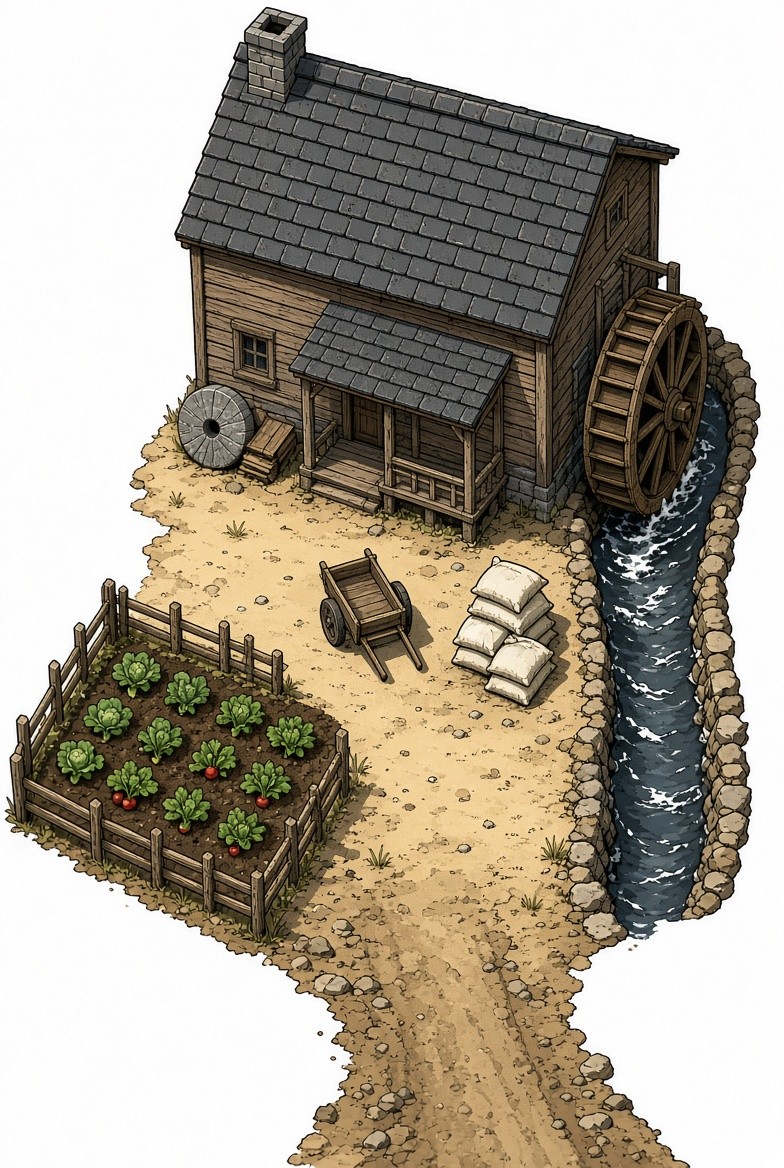
#> input picture klapperkiste/assets/karte/objekte/roh/muehle.jpg, 784 x 1168 px
$ python wasser_muehle.py
#> lines starting #> are read from the running program, lines starting #| are printed output that depends on the picture
### klapperkiste/tools/boden.py
"""Boden-Texturen für die Karte nahtlos machen und als Probe zeigen.

Bildgeneratoren liefern „nahtlose“ Texturen oft schon als 2 × 2-Wiederholung
oder mit leichten Kanten. Das Werkzeug findet die Wiederholung, schneidet genau
eine Kachel heraus, blendet die Ränder weich über (damit sich die Kachel ohne
Kante wiederholt) und rechnet sie auf den Kartenmaßstab um (32 px pro Meter).

Aufruf:
  python klapperkiste/tools/boden.py kachel EINGABE NAME [--meter 8] [--ohne-erde]
  python klapperkiste/tools/boden.py probe NAME [ausgabe.png]
  python klapperkiste/tools/boden.py flaeche gras_ruhig gras --ausgabe probe.png [--meter 32]

Ergebnis: assets/karte/boden/NAME.png
"""

from __future__ import annotations

import argparse
import json
import os
import random
import sys

from PIL import Image, ImageChops, ImageDraw, ImageEnhance, ImageFilter, ImageMath, ImageStat

ROOT = os.path.abspath(os.path.join(os.path.dirname(__file__), ".."))
BODEN_DIR = os.path.join(ROOT, "assets", "karte", "boden")
PX_PRO_M = 32
UEBERGANG = 0.08  # Anteil der Kachel, über den die Ränder ineinander geblendet werden


# [42 lines left out: functions eigenschaften, periode, ausgleichen, not called in this run]


def nahtlos(kachel: Image.Image, anteil: float = UEBERGANG) -> Image.Image:
    """Blendet gegenüberliegende Ränder ineinander, damit die Kachel ohne Kante wiederholt."""
    w, h = kachel.size
    verschoben = ImageChops.offset(kachel, w // 2, h // 2)
    maske = Image.new("L", (w, h), 0)
    d = ImageDraw.Draw(maske)
    rx, ry = int(w * anteil), int(h * anteil)
    for i in range(rx):  # weiche senkrechte Naht in der Mitte (dort liegt jetzt die alte Kante)
        wert = int(255 * (1 - abs(i - rx / 2) / (rx / 2)))
        d.line((w // 2 - rx // 2 + i, 0, w // 2 - rx // 2 + i, h), fill=wert)
    for i in range(ry):
        wert = int(255 * (1 - abs(i - ry / 2) / (ry / 2)))
        d.line((0, h // 2 - ry // 2 + i, w, h // 2 - ry // 2 + i), fill=max(wert, 0))
    gemischt = Image.composite(kachel, verschoben, maske)
    return ImageChops.offset(gemischt, -(w // 2), -(h // 2))


# [12 lines left out: function erde_weg, not called in this run]


def kachel(eingabe: str, name: str, meter: float, ohne_erde: bool = False, wiederholung: int = 0,
           ausgleich: bool = False, saettigung: float = 1.0, helligkeit: float = 1.0) -> str:
    bild = Image.open(eingabe).convert("RGB")
    px, py = (wiederholung, wiederholung) if wiederholung else (periode(bild, "x"), periode(bild, "y"))
    teil = nahtlos(bild.crop((0, 0, px, py)), 0.25 if ausgleich else UEBERGANG)
    if ausgleich:
        teil = ausgleichen(teil)
    teil = ImageEnhance.Brightness(ImageEnhance.Color(teil).enhance(saettigung)).enhance(helligkeit)
    if px != py:  # nicht quadratisch: durch Aneinanderlegen quadratisch machen
        seite = max(px, py)
        quadrat = Image.new("RGB", (seite, seite))
        for y in range(0, seite, py):
            for x in range(0, seite, px):
                quadrat.paste(teil, (x, y))
        teil = quadrat
    if ohne_erde:
        for v in ((97, 61), (-131, 83), (53, -149)):
            teil = erde_weg(teil, v)
    ziel_px = round(meter * PX_PRO_M)
    teil = teil.resize((ziel_px, ziel_px), Image.LANCZOS)
    os.makedirs(BODEN_DIR, exist_ok=True)
    pfad = os.path.join(BODEN_DIR, f"{name}.png")
    teil.save(pfad)
    print(f"{os.path.relpath(pfad)}: Wiederholung {px}×{py} px im Bild, Kachel {ziel_px} px = {meter:g} m")
    return pfad


# [113 lines left out: functions probe, _kachelflaeche, _stempeln, _rauschen, flaeche, main, not called in this run]


# [2 lines that do not run on import are left out]

### klapperkiste/tools/einmalig/wasser_muehle.py
"""Einmalige Bearbeitung: Wasser-Textur aus dem Mühlgraben der Mühle (von oben).

Das Wasser im Mühlgraben (dunkles Blau mit weißen Schaumkronen) wirkt echter als die
alte Wasser-Kachel. Der Graben ist schmal: Viele kleine, rund ausgeblendete Stücke daraus
werden zufällig (über die Ränder hinweg) auf eine Kachel gestempelt, dann macht boden.py
daraus die Kachel für See und Mühlbach.

Aufruf:
  python klapperkiste/tools/einmalig/wasser_muehle.py
"""

from __future__ import annotations

import os
import random
import sys

from PIL import Image, ImageOps

sys.path.insert(0, os.path.join(os.path.dirname(__file__), ".."))
import boden  # noqa: E402

ROOT = os.path.abspath(os.path.join(os.path.dirname(__file__), "..", ".."))
ROH = os.path.join(ROOT, "assets", "karte", "objekte", "roh", "muehle.jpg")
ZIEL_ROH = os.path.join(ROOT, "assets", "karte", "boden", "roh", "wasser_muehle.png")
QUELLE = (632, 590, 668, 870)    # sauberes Wasser in der Mitte des Grabens (ohne Ufersteine und Rad)
SEITE, STUECK, ANZAHL = 240, 34, 420


def main() -> int:
    roh = Image.open(ROH).convert("RGB")
#> roh is the input picture: PIL image 784x1168 RGB; mean R, G, B 169, 160.4, 145.1
    x0, y0, x1, y1 = QUELLE
    quelle = roh.crop(QUELLE)
    # Schaum etwas dämpfen und das Ganze blauer machen (wie der Graben auf dem Bild wirkt)
    r, g, b = quelle.split()
    weich = lambda v: v if v < 120 else 120 + (v - 120) * 0.55  # noqa: E731
    quelle = Image.merge("RGB", (r.point(lambda v: weich(v) * 0.82), g.point(lambda v: weich(v) * 0.95),
                                 b.point(lambda v: min(255, weich(v) * 1.15))))
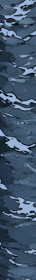
#> quelle: PIL image 36x280 RGB; mean R, G, B 64.5, 84.9, 107.5
    grund = quelle.resize((1, 1), Image.LANCZOS).getpixel((0, 0))
#> grund = (65, 86, 108)
    flaeche = Image.new("RGB", (SEITE, SEITE), grund)
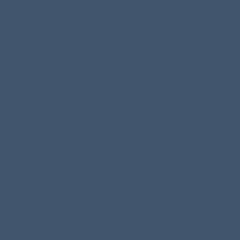
#> flaeche: PIL image 240x240 RGB; mean R, G, B 65, 86, 108
    # weiche, runde Maske für jedes Stück
    maske = Image.new("L", (STUECK, STUECK), 0)
#> maske: PIL image 34x34 L; every value is 0
    r = STUECK / 2
    for y in range(STUECK):
        for x in range(STUECK):
            d = ((x + 0.5 - r) ** 2 + (y + 0.5 - r) ** 2) ** 0.5 / r
            maske.putpixel((x, y), round(255 * max(0.0, min(1.0, (1 - d) / 0.45))))
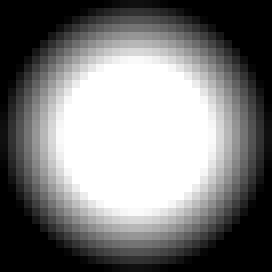
#> maske: PIL image 34x34 L (shown 8 times larger); min 0, max 255, mean 123.7
    rnd = random.Random(5)
    for _ in range(ANZAHL):
        qx, qy = rnd.randint(0, quelle.width - STUECK), rnd.randint(0, quelle.height - STUECK)
        s = quelle.crop((qx, qy, qx + STUECK, qy + STUECK))
        if rnd.random() < 0.5:
            s = ImageOps.mirror(s)
        zx, zy = rnd.randint(0, SEITE - 1), rnd.randint(0, SEITE - 1)
        for dx in (-SEITE, 0, SEITE):  # über die Ränder hinaus: Kachel wiederholt sich ohne Naht
            for dy in (-SEITE, 0, SEITE):
                flaeche.paste(s, (zx + dx - STUECK // 2, zy + dy - STUECK // 2), maske)
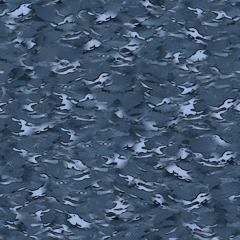
#> flaeche: PIL image 240x240 RGB; mean R, G, B 66.7, 87.7, 110.9
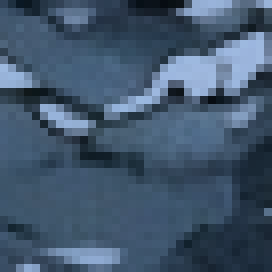
#> s: PIL image 34x34 RGB (shown 8 times larger); mean R, G, B 66, 86.7, 108.9
    flaeche.save(ZIEL_ROH)
    boden.kachel(ZIEL_ROH, "wasser", 11, wiederholung=SEITE, saettigung=1.3)
#> in kachel, `px, py = (wiederholung, wiederholung) if wiederholung else (periode(bi..`: px = 240
#> in nahtlos, `maske = Image.new("L", (w, h), 0)`: maske: PIL image 240x240 L; every value is 0
#> in nahtlos, `gemischt = Image.composite(kachel, verschoben, maske)`:
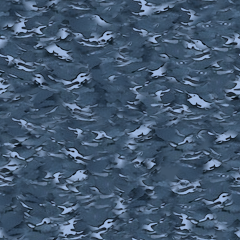
#> gemischt: PIL image 240x240 RGB; mean R, G, B 67, 88, 111.2
#> in kachel, `teil = teil.resize((ziel_px, ziel_px), Image.LANCZOS)`:
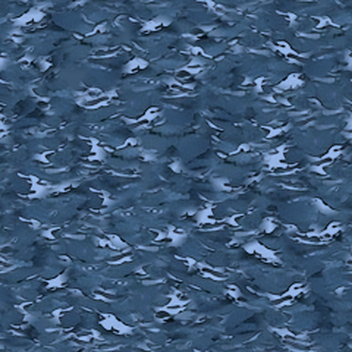
#> teil: PIL image 352x352 RGB; mean R, G, B 61.4, 88.6, 118.8
#| ../../assets/karte/boden/wasser.png: Wiederholung 240×240 px im Bild, Kachel 352 px = 11 m
    return 0


if __name__ == "__main__":
    sys.exit(main())
#> (the program exits here)

$ run again, with klapperkiste/assets/karte/objekte/roh/dorfhaus_1.jpg copied over klapperkiste/assets/karte/objekte/roh/muehle.jpg
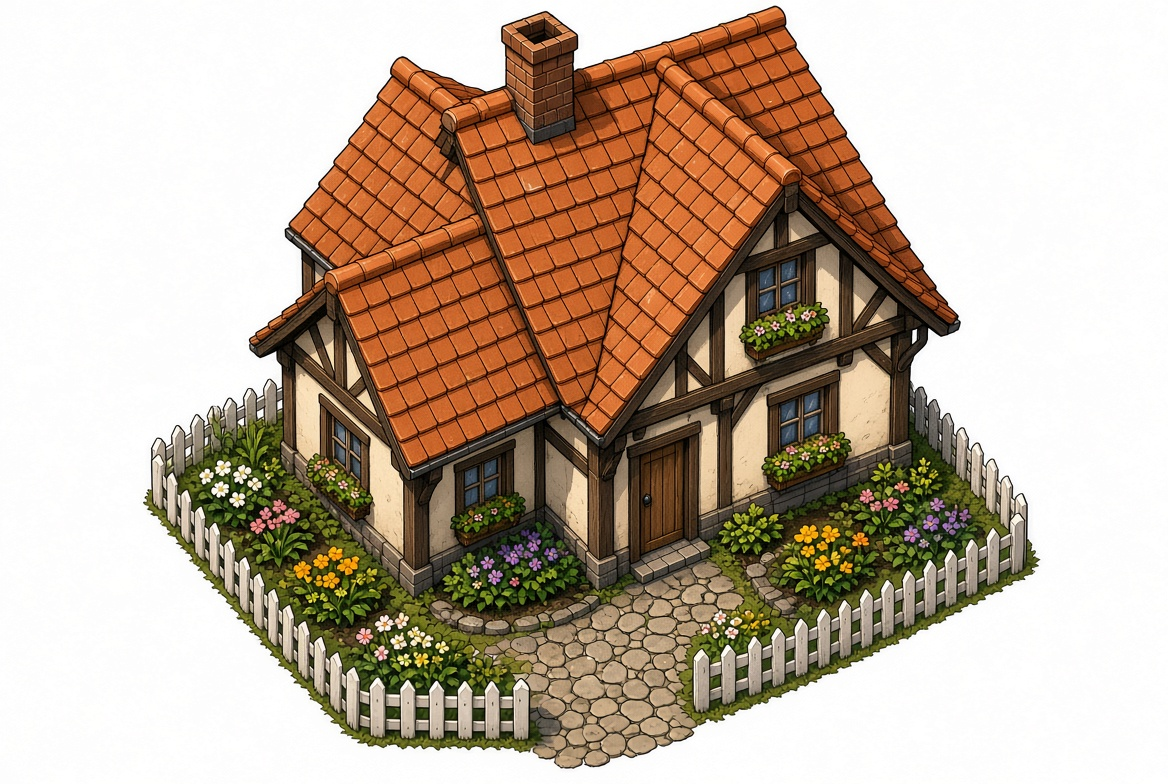
#> input picture klapperkiste/assets/karte/objekte/roh/dorfhaus_1.jpg, 1168 x 784 px
#> in main, roh is the input picture: PIL image 1168x784 RGB; mean R, G, B 192.5, 174.8, 157.6
#> grund = (88, 94, 100)
#> after the loop in main, `for _ in range(ANZAHL):`:
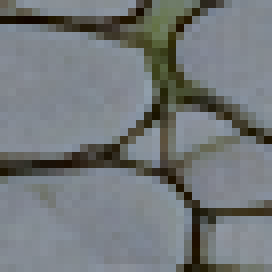
#> s: PIL image 34x34 RGB (shown 8 times larger); mean R, G, B 115.6, 120.4, 122.7
#> px = 240
#> in kachel, `teil = teil.resize((ziel_px, ziel_px), Image.LANCZOS)`:
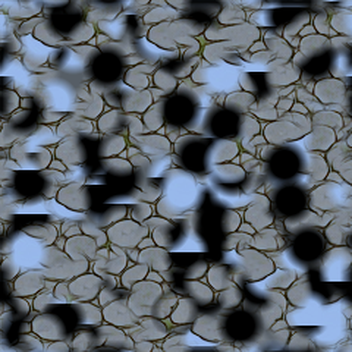
#> teil: PIL image 352x352 RGB; mean R, G, B 88.6, 96.8, 106
#| ../../assets/karte/boden/wasser.png: Wiederholung 240×240 px im Bild, Kachel 352 px = 11 m

$ run again, with klapperkiste/assets/karte/objekte/roh/dorfhaus_2.jpg copied over klapperkiste/assets/karte/objekte/roh/muehle.jpg
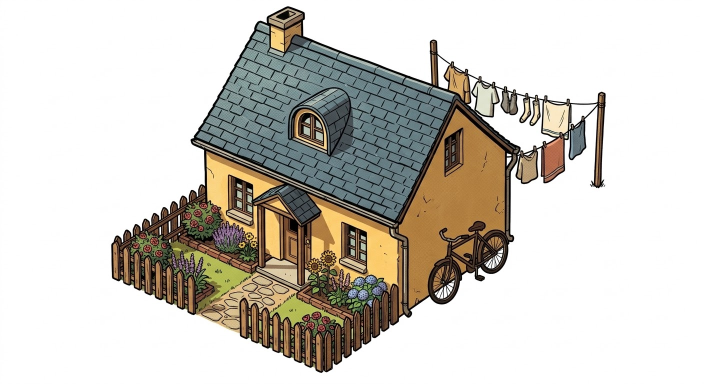
#> input picture klapperkiste/assets/karte/objekte/roh/dorfhaus_2.jpg, 1408 x 768 px (shown at 1/2 size)
#> in main, roh is the input picture: PIL image 1408x768 RGB; mean R, G, B 207.1, 203.2, 195.6
#> grund = (58, 57, 56)
#> after the loop in main, `for _ in range(ANZAHL):`:
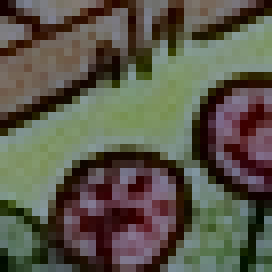
#> s: PIL image 34x34 RGB (shown 8 times larger); mean R, G, B 90, 87.2, 74.5
#> px = 240
#> in kachel, `teil = teil.resize((ziel_px, ziel_px), Image.LANCZOS)`:
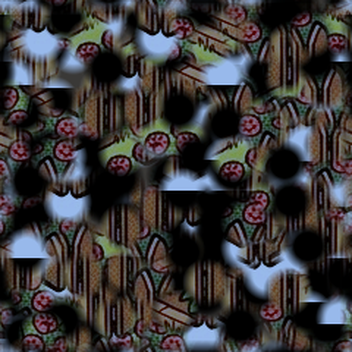
#> teil: PIL image 352x352 RGB; mean R, G, B 58.2, 55.6, 56.5
#| ../../assets/karte/boden/wasser.png: Wiederholung 240×240 px im Bild, Kachel 352 px = 11 m
